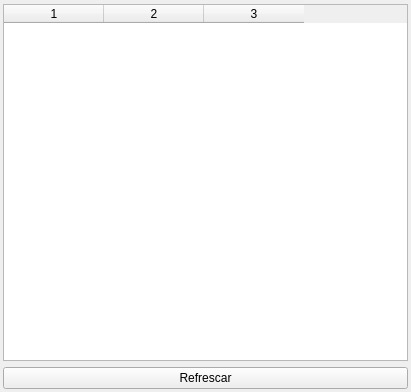
<?xml version="1.0" encoding="UTF-8"?>
<ui version="4.0">
 <class>SummaryCollectWindow</class>
 <widget class="QWidget" name="SummaryCollectWindow">
  <property name="geometry">
   <rect>
    <x>0</x>
    <y>0</y>
    <width>411</width>
    <height>392</height>
   </rect>
  </property>
  <property name="windowTitle">
   <string>Form</string>
  </property>
  <layout class="QVBoxLayout" name="verticalLayout">
   <property name="leftMargin">
    <number>3</number>
   </property>
   <property name="topMargin">
    <number>4</number>
   </property>
   <property name="rightMargin">
    <number>3</number>
   </property>
   <property name="bottomMargin">
    <number>3</number>
   </property>
   <item>
    <widget class="QTableWidget" name="table_info">
     <property name="columnCount">
      <number>3</number>
     </property>
     <column/>
     <column/>
     <column/>
    </widget>
   </item>
   <item>
    <widget class="QPushButton" name="button_refresh">
     <property name="text">
      <string>Refrescar</string>
     </property>
    </widget>
   </item>
  </layout>
 </widget>
 <resources/>
 <connections/>
</ui>
